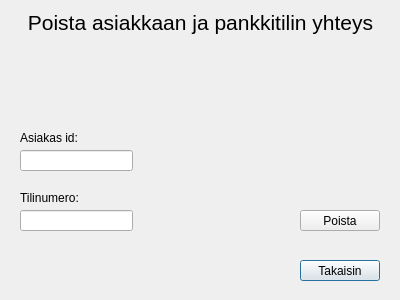
<?xml version="1.0" encoding="UTF-8"?>
<ui version="4.0">
 <class>Poista_Asiakas_Pankkitili_Yhteys</class>
 <widget class="QDialog" name="Poista_Asiakas_Pankkitili_Yhteys">
  <property name="geometry">
   <rect>
    <x>0</x>
    <y>0</y>
    <width>400</width>
    <height>300</height>
   </rect>
  </property>
  <property name="windowTitle">
   <string>Dialog</string>
  </property>
  <widget class="QLabel" name="label">
   <property name="geometry">
    <rect>
     <x>10</x>
     <y>10</y>
     <width>381</width>
     <height>31</height>
    </rect>
   </property>
   <property name="font">
    <font>
     <pointsize>16</pointsize>
    </font>
   </property>
   <property name="text">
    <string>Poista asiakkaan ja pankkitilin yhteys</string>
   </property>
   <property name="alignment">
    <set>Qt::AlignHCenter|Qt::AlignTop</set>
   </property>
   <property name="wordWrap">
    <bool>true</bool>
   </property>
  </widget>
  <widget class="QLineEdit" name="leAsiakasId">
   <property name="geometry">
    <rect>
     <x>20</x>
     <y>150</y>
     <width>113</width>
     <height>21</height>
    </rect>
   </property>
  </widget>
  <widget class="QLineEdit" name="leTilinumero">
   <property name="geometry">
    <rect>
     <x>20</x>
     <y>210</y>
     <width>113</width>
     <height>21</height>
    </rect>
   </property>
  </widget>
  <widget class="QPushButton" name="btnTakaisin">
   <property name="geometry">
    <rect>
     <x>300</x>
     <y>260</y>
     <width>80</width>
     <height>21</height>
    </rect>
   </property>
   <property name="text">
    <string>Takaisin</string>
   </property>
  </widget>
  <widget class="QPushButton" name="btnPoista">
   <property name="geometry">
    <rect>
     <x>300</x>
     <y>210</y>
     <width>80</width>
     <height>21</height>
    </rect>
   </property>
   <property name="text">
    <string>Poista</string>
   </property>
  </widget>
  <widget class="QLabel" name="label_2">
   <property name="geometry">
    <rect>
     <x>20</x>
     <y>190</y>
     <width>111</width>
     <height>16</height>
    </rect>
   </property>
   <property name="text">
    <string>Tilinumero: </string>
   </property>
  </widget>
  <widget class="QLabel" name="label_3">
   <property name="geometry">
    <rect>
     <x>20</x>
     <y>130</y>
     <width>111</width>
     <height>16</height>
    </rect>
   </property>
   <property name="text">
    <string>Asiakas id:</string>
   </property>
  </widget>
  <widget class="QLabel" name="labelInfo">
   <property name="geometry">
    <rect>
     <x>166</x>
     <y>170</y>
     <width>211</width>
     <height>20</height>
    </rect>
   </property>
   <property name="text">
    <string/>
   </property>
   <property name="alignment">
    <set>Qt::AlignRight|Qt::AlignTop|Qt::AlignTrailing</set>
   </property>
  </widget>
 </widget>
 <resources/>
 <connections/>
</ui>
